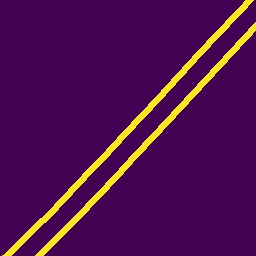
#> input picture Train_and_Test_Notebooks/tests/Img0_mask.png, 256 x 256 px
$ python Json.py
#> lines starting #> are read from the running program, lines starting #| are printed output that depends on the picture; after the words box and inside, x2 and y2 are one past the last pixel; in counts of white or black regions, pixels touching at a corner belong together
import json
import cv2
import numpy as np

filename = "Img0.png"

with open('template.json') as f:
#> (reads Train_and_Test_Notebooks/tests/template.json from the repository)
	data = json.load(f)

shapes = data['shapes'][0]
data['shapes'].remove(shapes)
data['shapes'].remove(shapes)

img = cv2.imread(filename[0:len(filename)-4] + '_mask.png', 0)
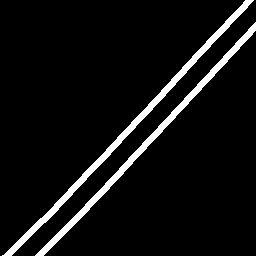
#> img: shape (256, 256); values 30 (black) and 215 (white), 6.5% white; 2 white regions, box (x1, y1, x2, y2) and area: (2, 0, 254, 256) 2254, (35, 22, 256, 256) 2018
img[img>127] = 255
img[img<127] = 0
#> img: shape (256, 256); 6.5% white; 2 white regions
#img = cv2.Canny(img, 30, 200)

contours, hierarchy = cv2.findContours(img,cv2.RETR_TREE,cv2.CHAIN_APPROX_SIMPLE)
#> contours = 2 contours; box (x1, y1, x2, y2) and area: (2, 0, 254, 256) 1988, (35, 22, 256, 256) 1780

print("Number of Contours found = " + str(len(contours)))
#| Number of Contours found = 2

contours_list=[]
for i in range(len(contours)):
	added_points = shapes
#> (the run stopped early here; a loop or call above may not have finished)
